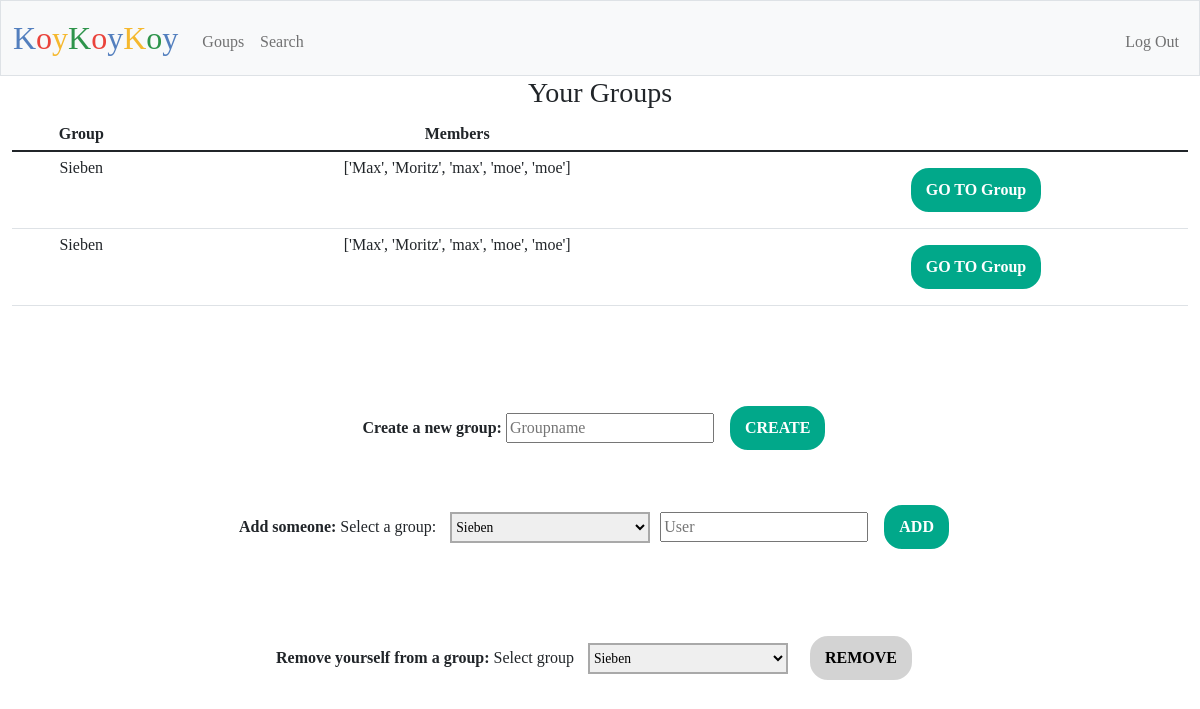
The page /groups (signed in) on the database as committed earlier.
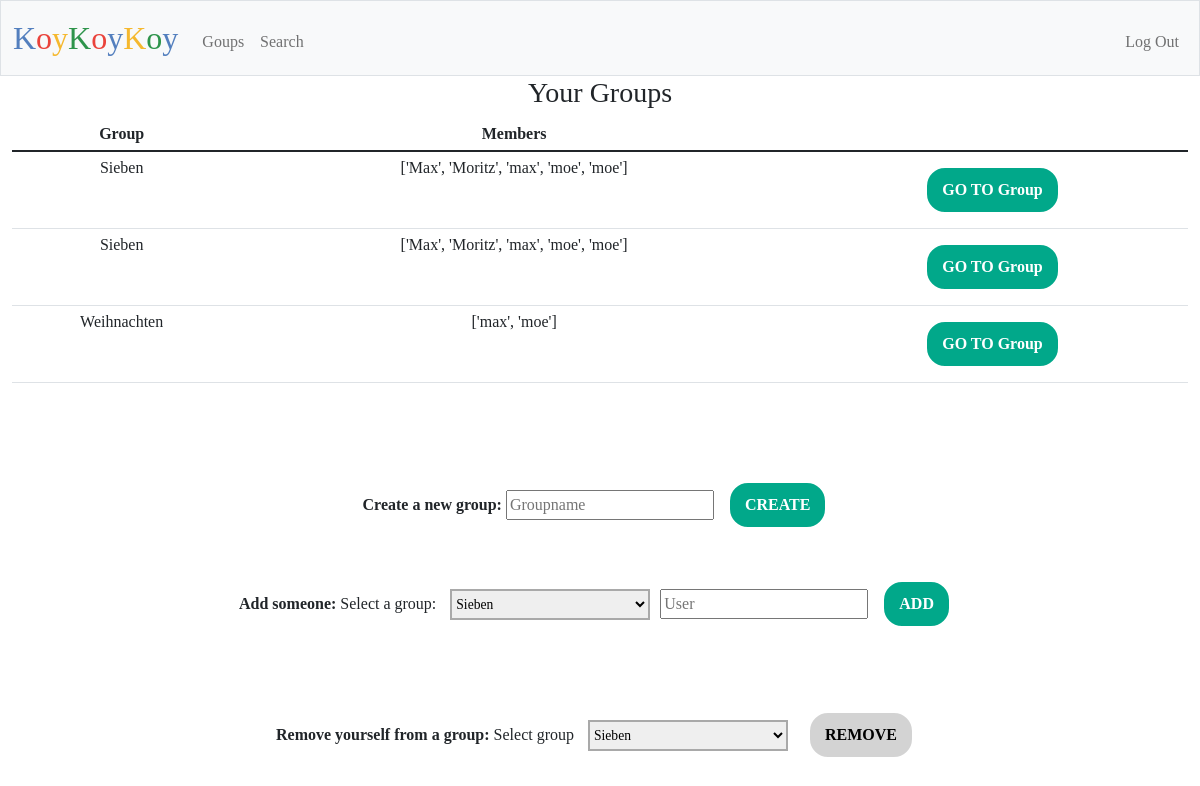
The same page on the database as committed later.
### tables this page shows
CREATE TABLE groupmembers (id integer primary key AUTOINCREMENT, group_id integer, group_name text, user_id integer, username text);

### app.py (the view)
@app.route("/groups", methods=["GET", "POST"])
def groups():
    session["groups"] = get_groups()
    if request.method == "POST":
        new_group = request.form.get("create_group")
        db.execute("INSERT INTO groups(group_name) VALUES (?)", (new_group,))
        new_group_id = db.execute("SELECT group_id FROM groups WHERE group_name = ?", (new_group,))
        new_group_id = db.fetchall()
        new_group_id = [x[0] for x in new_group_id][0]
        db.execute("INSERT INTO groupmembers(group_id, group_name, user_id, username) VALUES (?,?,?,?)", (new_group_id, new_group, session["user_id"], session["username"]))
        con.commit()
        session["groups"] = get_groups() # Update the session
        session["list_group_name_list"] = group_members()
        print("@goups post session groups:", session["groups"])
        print("@goups post session list_group_name_list:", session["list_group_name_list"])
        flash(f"Group *{new_group}* created:)")
        return render_template("groups.html", groups=session["groups"], list_group_name_list=session["list_group_name_list"])
    else:
        if not session["groups"]:
            flash(f"You don't have any groups yet :)")
            return render_template("groups.html")
        else:
            group_name_list = []
            list_group_name_list = []
            for i in range(len(session["groups"])):
                db.execute("select username from groupmembers WHERE group_name = ?", (session["groups"][i],))
                user_name = db.fetchall()
                for j in range(len(user_name)):
                    user_name_item = [x[0] for x in user_name][j]
                    group_name_list.append(user_name_item)
                list_group_name_list.append(group_name_list)
                session["list_group_name_list"] = list_group_name_list
                group_name_list = []
            return render_template("groups.html", groups=session["groups"], list_group_name_list=session["list_group_name_list"])

### app.py (called while the page is built)
def get_groups():
    db.execute("select group_name from groupmembers WHERE user_id = ?", (session["user_id"],))
    all_groups = db.fetchall()
    all_groups = [str(val[0]) for val in all_groups]
    return all_groups

### templates/groups.html (shortened to what this page needs)
{% extends "layout.html" %}
{% block main %}
<h3>Your Groups</h3>
<table class="table table-sm">
    <thead>
        <tr>
            <th>Group</th>
            <th>Members</th>
        </tr>
    </thead>
    <tbody>
        {% for i in range(groups|count) %}
            <tr>
                <td>{{groups[i]}}</td>
                <td>{{ list_group_name_list[i] }}</td>
                <td>
                    <form action="/enter_group" method="POST">
                        <input class="btn_enter_group" type="submit" value="GO TO Group" id="btn_add">
                    </form>
                </td>
            </tr>
        {% endfor %}
    </tbody>
</table>
<br><br><br>
<div id="groups">
    <form action="/groups" method="POST">
        <label for="create_group"><b>Create a new group:</b></label>
        <input autofocus required="required" autocomplete="off" type="text" name="create_group" placeholder="Groupname">
        <input type="submit" value="CREATE" id="btn_add">
    </form>
</div>
<div id="add_user">
    <form action="/add_user" method="POST">
        <label for="add_user"><b>Add someone:</b></label>
        <label for="select_group">Select a group:</label>
        <select name="select_groups">
            {% for item in groups %}
                <option value="{{ item }}">{{ item }}</option>
            {% endfor %}
        <input autofocus required="required" autocomplete="off" type="text" name="add_user" placeholder="User">
        <input type="submit" value="ADD" id="btn_add">
    </form>
</div>
<div id="remove_yourself">
    <form action="/remove_yourself" method="POST">
        <label for="remove_yourself"><b>Remove yourself from a group:</b></label>
        <label for="select_group">Select group</label>
        <select name="select_removal_group">
            {% for item in groups %}
                <option value="{{ item }}">{{ item }}</option>
            {% endfor %}
        <input type="submit" value="REMOVE" id="btn_remove">
    </form>
</div>
{% endblock %}

### templates/layout.html (shortened to what this page needs)
<!DOCTYPE html>
<html>
    <head>
        <link href="https://cdn.jsdelivr.net/npm/bootstrap@5.1.3/dist/css/bootstrap.min.css" rel="stylesheet">
        <link href="/static/main.css" rel="stylesheet">
    </head>
    <body>
        <nav class="bg-light border navbar navbar-expand-md navbar-light">
            <div class="container-fluid">
                <a class="navbar-brand" href="/"><span class="blue">K</span><span class="red">o</span><span class="yellow">y</span><span class="green">K</span><span class="red">o</span><span class="blue">y</span><span class="yellow">K</span><span class="green">o</span><span class="blue">y</span></a>
                <div class="collapse navbar-collapse" id="navbar">
                    {% if session["user_id"] %}
                        <ul class="navbar-nav me-auto mt-2">
                            <li class="nav-item"><a class="nav-link" href="/groups">Goups</a></li>
                            <li class="nav-item"><a class="nav-link" href="/search">Search</a></li>
                        </ul>
                        <ul class="navbar-nav ms-auto mt-2">
                            <li class="nav-item"><a class="nav-link" href="/logout">Log Out</a></li>
                        </ul>
                    {% else %}
                        <ul class="navbar-nav ms-auto mt-2">
                            <li class="nav-item"><a class="nav-link" href="/register">Register</a></li>
                            <li class="nav-item"><a class="nav-link" href="/login">Log In</a></li>
                        </ul>
                    {% endif %}
                </div>
            </div>
        </nav>
        <div class="container-fluid">
        {% block main %}
        {% endblock%}
        </div>
    </body>
</html>

### static/main.css (style rules this page uses)
.container-fluid { text-align: center; font-family: "Verdana"; }
#btn_remove { background-color: lightgray; color: black; font-weight: bold; border-radius: 20px; border: 2px solid white; margin: 10px; padding: 10px 15px; }
#btn_add { background-color: #01a88a; color: white; font-weight: bold; border-radius: 20px; border: 2px solid white; margin: 10px; padding: 10px 15px; }
select { font-family: Verdana; font-size: 0.85em; width: 200px; margin: 50px 10px; padding: 5px 0px; border: 2px solid darkgray; }
nav .navbar-brand { font-size: xx-large; }
nav .navbar-brand .blue { color: #537fbe; }
nav .navbar-brand .red { color: #ea433b; }
nav .navbar-brand .yellow { color: #f5b82e; }
nav .navbar-brand .green { color: #2e944b; }
.table { margin-left: auto; margin-right: auto; }

Rows that differ between the two databases and show on the page:
added groupmembers: group_name "Weihnachten"
Other text that changed with them:
new list line: "['max', 'moe'] GO TO Group"
